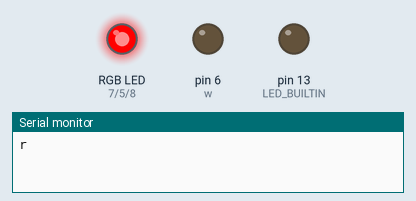
This sketch was run on a simulated Arduino Uno, built with avr-gcc and run on an emulated ATmega328P. Shown: an RGB LED mixed from three pins (HIGH = lit), output pins drawn as LEDs (lit = HIGH), the last lines printed to the serial monitor. Dim RGB values are drawn brighter than linear.

Above: at 0.1 s.
At 0.6 s:
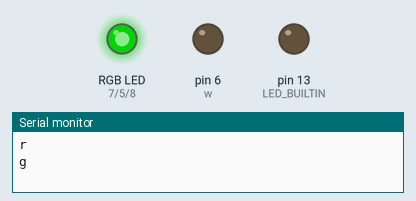
At 1.6 s:
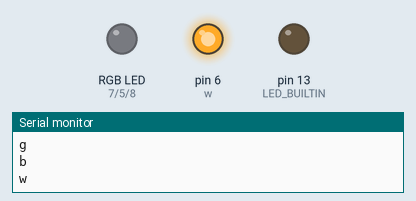
At 2.3 s:
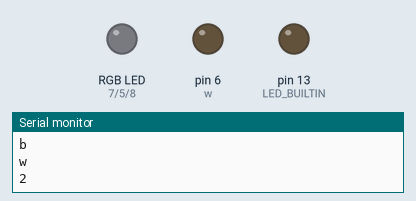
At 4.1 s:
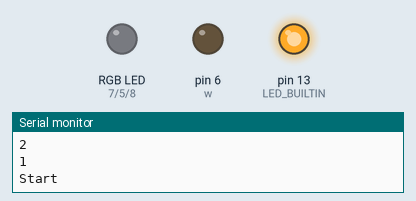
Timing chart, 0 to 5.6 s (numbered marks = the images above):
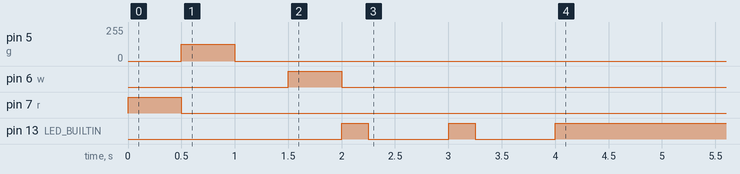

The sketch:

lights_2.ino
```cpp
int w = 6; //White pin
int r = 7; //Red pin
int g = 5; //Green pin
int b = 8; //Blue pin
int brightness = 100;
//r, g, b, w, time
//int seq[] = {0,0,0,0,28933,255,0,0,0,57569,0,137,211,22,101714,54,0,121,67,21775,0,0,0,0,19985,191,64,0,64,40865,0,128,128,0,41461,0,0,255,0,20880,64,0,128,0,10142.25};
//int step = 0;

void setup() {
  pinMode(w, OUTPUT);
  pinMode(r, OUTPUT);
  pinMode(g, OUTPUT);
  pinMode(b, OUTPUT);
  pinMode(LED_BUILTIN, OUTPUT);
  Serial.begin(9600);
  writeColor(255, 0, 0, 0);
  Serial.println("r");
  delay(500);
  writeColor(0, 255, 0, 0);
  Serial.println("g");
  delay(500);
  writeColor(0, 0, 255, 0);
  Serial.println("b");
  delay(500);
  writeColor(0, 0, 0, 255);
  Serial.println("w");
  delay(500);
  writeColor(0, 0, 0, 0);
  Serial.println("2");
  digitalWrite(LED_BUILTIN, HIGH);
  delay(250);
  digitalWrite(LED_BUILTIN, LOW);
  delay(750);
  Serial.println("1");
  digitalWrite(LED_BUILTIN, HIGH);
  delay(250);
  digitalWrite(LED_BUILTIN, LOW);
  delay(750);
  digitalWrite(LED_BUILTIN, HIGH);
  Serial.println("Start");
}

void loop() {
//  if (step < (sizeof(seq) / sizeof(int))/5.0) {
//    writeColor(seq[0+(step*5)], seq[1+(step*5)], seq[2+(step*5)], seq[3+(step*5)]);
//    delay((int)seq[4+(step*5)]);
//    step = step + 1;
//  } else {
//    writeColor(0, 0, 0, 255);
//  }
  if (Serial.available() >=4) {
    int r = Serial.read();
    Serial.println(r*2);
    int g = Serial.read();
    Serial.println(g*2);
    int b = Serial.read();
    Serial.println(b*2);
    int w = Serial.read();
    Serial.println(w*2);

    writeColor(r, g, b, w);
  }
//  writeColor(sin(millis()/2000.0)*255, sin(millis()/4000.0)*255, sin(millis()/6000.0)*255, 0);
//  writeColor(255, 255, 0, 0);
}

void writeColor(int ri, int gi, int bi, int wi) {
  analogWrite(r, (int)ri*(brightness/100.0));
  analogWrite(g, (int)gi*(brightness/200.0));
  analogWrite(b, (int)bi*(brightness/200.0));
  analogWrite(w, (int)wi*(brightness/100.0));
}
```
